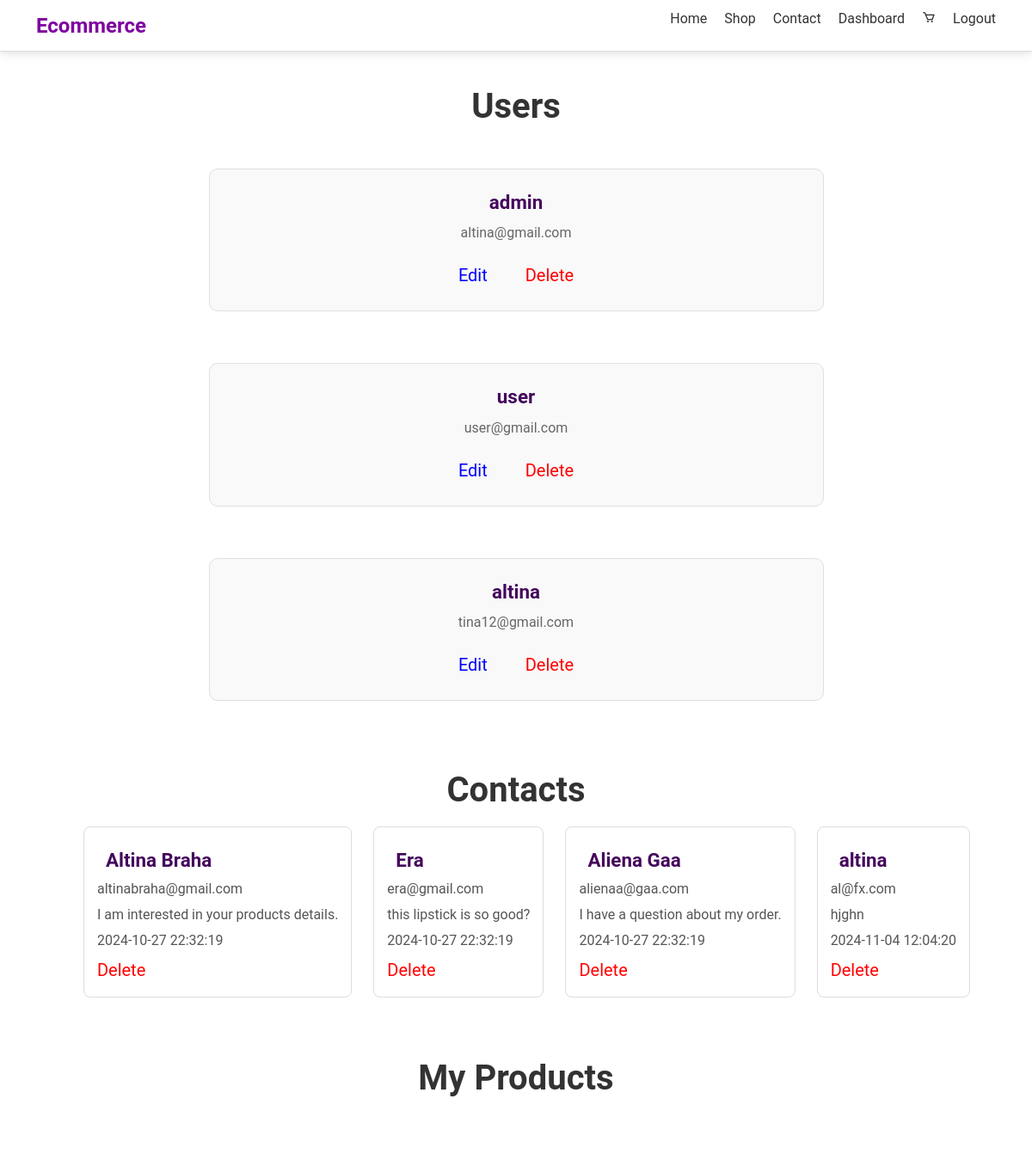
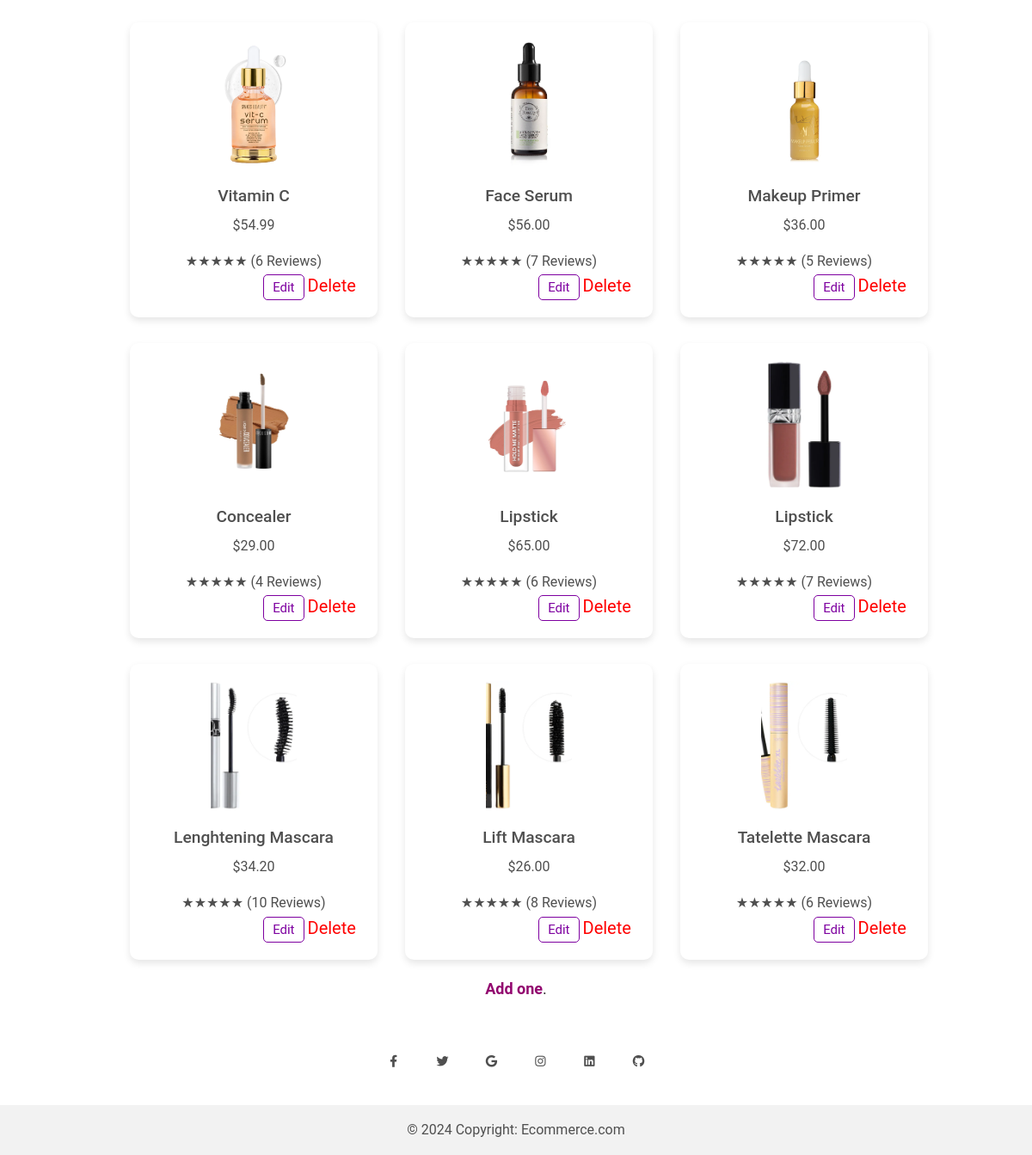
Before: /dashboard.php (signed in) with the older database file (2 pictures, top to bottom).
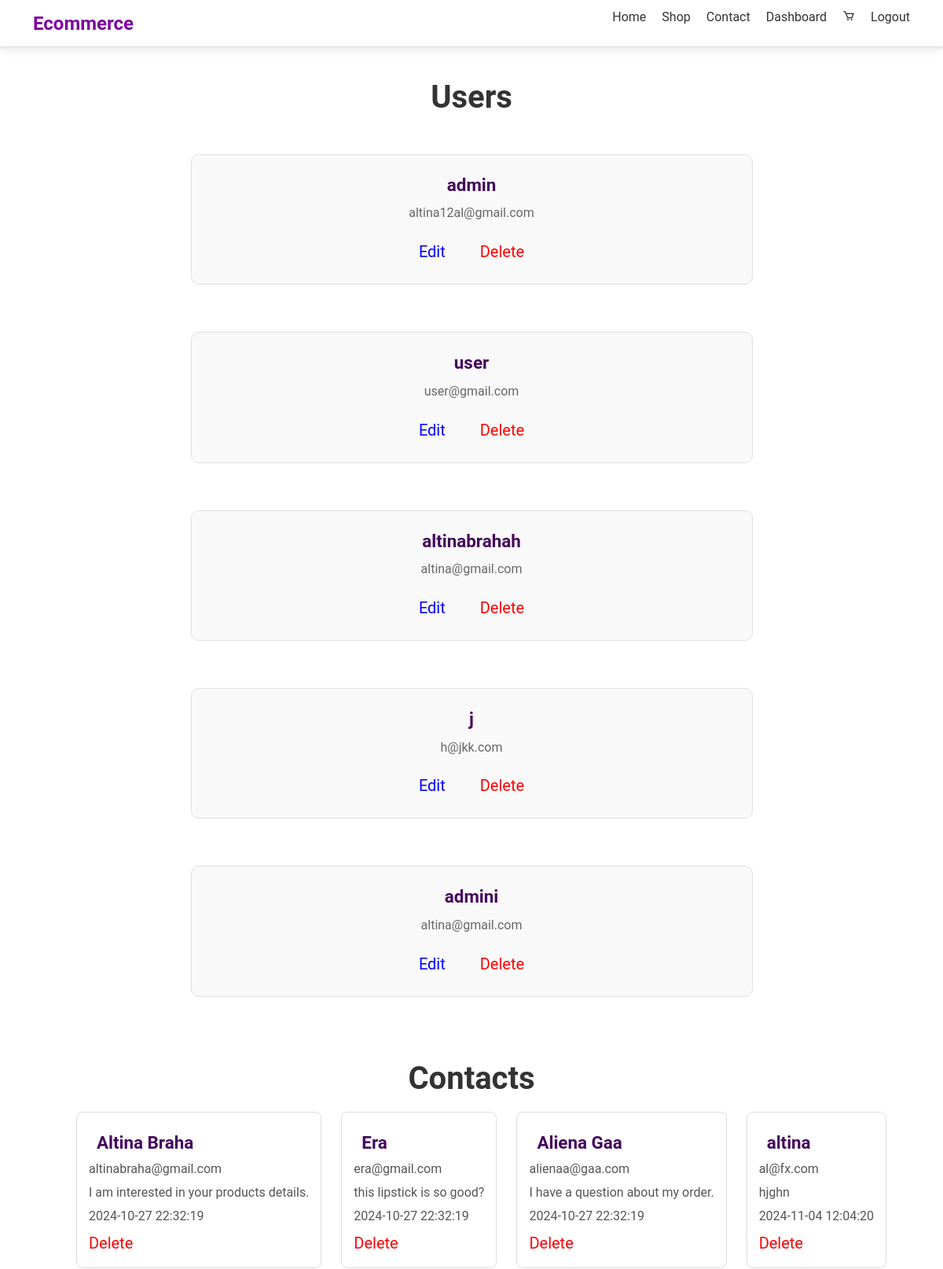
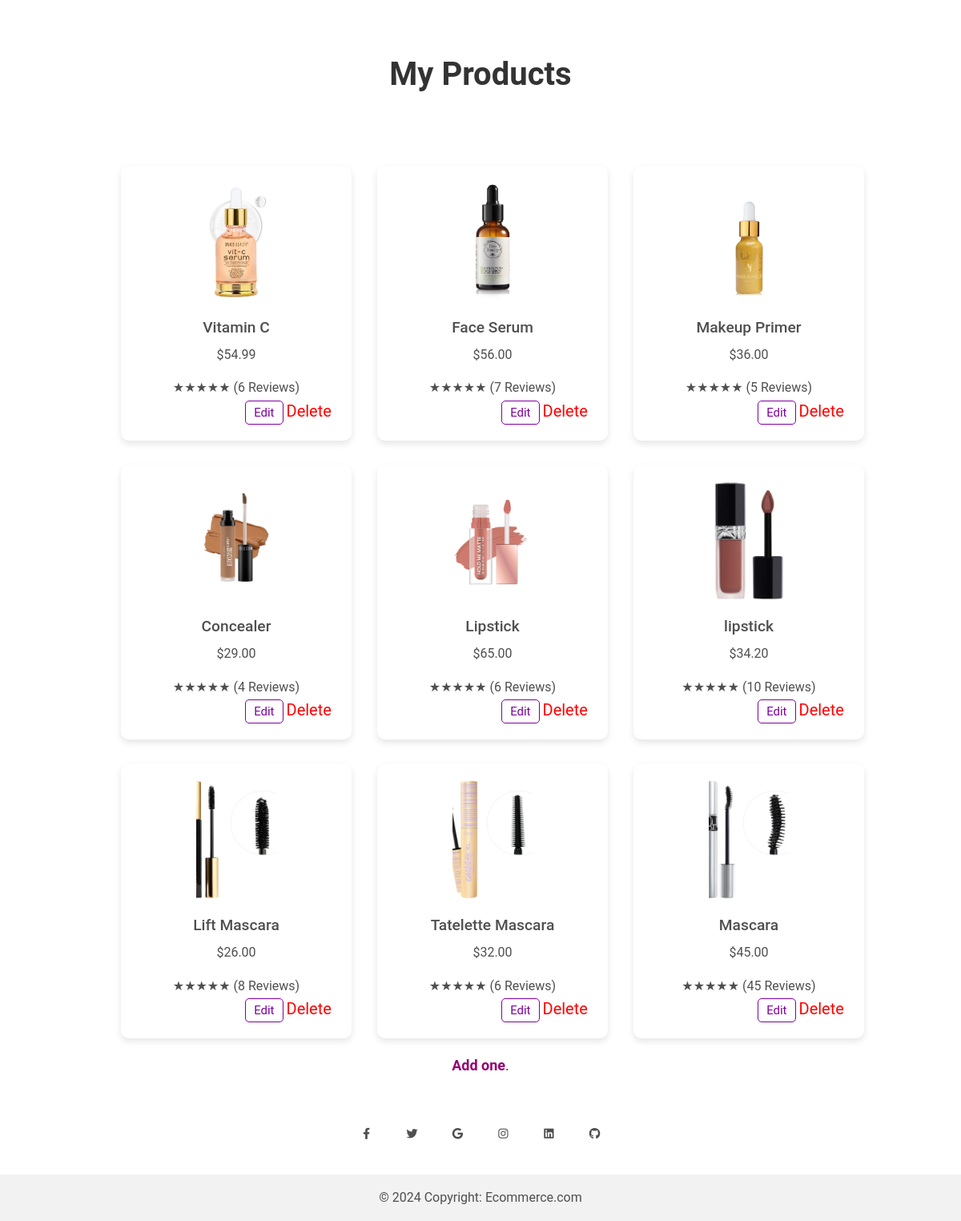
After: the same page with the newer database file (2 pictures, top to bottom).
### tables this page shows
CREATE TABLE `users` (
  `id` int(11) NOT NULL,
  `emri` varchar(255) NOT NULL,
  `username` varchar(255) NOT NULL,
  `email` varchar(255) NOT NULL,
  `password` varchar(255) NOT NULL,
  `confirm_password` varchar(255) NOT NULL,
  `is_admin` varchar(20) DEFAULT 'false'
);

CREATE TABLE `contactform` (
  `id` int(11) NOT NULL,
  `name` varchar(50) NOT NULL,
  `email` varchar(100) NOT NULL,
  `message` varchar(255) NOT NULL,
  `submission_date` datetime NOT NULL DEFAULT current_timestamp()
);

CREATE TABLE `products` (
  `id` int(11) NOT NULL,
  `name` varchar(50) NOT NULL,
  `description` varchar(255) NOT NULL,
  `price` decimal(10,2) NOT NULL,
  `reviews` int(11) NOT NULL,
  `img_url` varchar(255) NOT NULL,
  `user_id` int(11) DEFAULT NULL
);

### user.php (called while the page is built, shortened)
<?php
class User
{
    private $db;
    public function __construct($db)
    {
        $this->db = $db;
    }
    public function getAllUsers()
{
    $users = array();
    $stmt = $this->db->query("SELECT id, username, email FROM users");
    if ($stmt) {
        while ($row = $stmt->fetch(PDO::FETCH_ASSOC)) {
            $users[] = $row;
        }
    }
    return $users;
}
}
?>

### contactform.php (called while the page is built, shortened)
<?php
class ContactForm
{
    private $conn;
    public function __construct($dbConn) {
        $this->conn = $dbConn;
    }
    public function getAllContacts()
    {
        $sql = "SELECT * FROM contactform";
        $stmt = $this->conn->query($sql);
        if ($stmt->rowCount() > 0) {
            return $stmt->fetchAll(PDO::FETCH_ASSOC);
        } else {
            return array();
        }
    }
}
?>

### dashboard.php (the view, shortened to what this page needs)
<?php
    include('header.php');
    include("product.php");
    include("contactform.php");
    include('user.php');
    $user = new User($conn);
    $sql = "SELECT * FROM products";
    $selectProducts = $conn->prepare($sql);
    $selectProducts->execute();
    $contacts = new ContactForm($conn);
    $contact_entries = $contacts->getAllContacts();
    $products_data = $selectProducts->fetchAll();
    if ($_SESSION['is_admin'] === "true") {
                ?>
                <?php
        $allUsers = $user->getAllUsers();
        echo '<h1 class="titulli">Users</h1>';
        echo '<div class="all-users">';
        foreach ($allUsers as $currentUser):
            ?>
            <div class="permbajtja-dashboard">
                <h1 class="emri">
                    <?= $currentUser["username"] ?>
                </h1>
                <p class="permbajtja">
                    <?= $currentUser["email"] ?>
                </p>
                <div class="user-delete">
                <a href="?action=edit&user_id=<?= $currentUser['id'] ?>" class="editi">Edit</a>
                <a href="?action=delete&user_id=<?= $currentUser['id'] ?>" class="delete">Delete</a>
                </div>
            </div>
            <?php
        endforeach;
        echo'</div>';
    }
    if ($_SESSION['is_admin'] === 'true') {
        ?>
        <h1 class="titulli">Contacts</h1>
        <?php
        echo '<div class="all-users">';
        foreach ($contact_entries as $contacts):
            ?>
            <div class="contact">
                <h1 class="emri">
                    <?= $contacts["name"] ?>
                </h1>
                <p class="contactform">
                    <?= $contacts["email"] ?>
                </p>
                <p class="contactform">
                    <?= $contacts["message"] ?>
                </p>
                <p class="contactform">
                    <?= $contacts["submission_date"] ?>
                </p>
                <a href="?action=delete_contact&contact_id=<?= $contacts['id'] ?>" class="delete">Delete</a>
            </div>
            <?php
        endforeach;
        echo'</div>';
    }
    ?>
    <!DOCTYPE html>
    <html lang="en">
    <head>
        <link rel="stylesheet" href="style/dashboard.css">
    </head>
    <body>
            <h1 class="titulli">My Products</h1>
            <div class="product-container">
                <?php foreach ($products_data as $product): ?>
                    <div class="product-card">
                        <img src="<?= $product['img_url'] ?>" alt="<?= $product['name'] ?>">
                        <h3><?= $product['name'] ?></h3>
                        <p class="price">$<?= number_format($product['price'], 2) ?></p>
                        <div class="rating">
                            <span>★★★★★</span>
                            <span>(<?= $product['reviews'] ?> Reviews)</span>
                        </div>
                        <?php if ($_SESSION['is_admin'] === "true"): ?>
                            <div class="admin-actions">
                            <button onclick="openEditModal(<?= $product['id'] ?>, '<?= addslashes($product['name']) ?>', <?= $product['price'] ?>, <?= $product['reviews'] ?>, '<?= $product['img_url'] ?>')" class="edit-button">Edit</button>
                                <a href="?action=delete_product&product_id=<?= $product['id'] ?>" class="delete-button" style="color: red;">Delete</a>
                            </div>
                        <?php endif; ?>
                    </div>
                <?php endforeach; ?>
            </div>
            <div class="products">
                <?php if (!empty($user_products)): ?>
                    <?php foreach ($user_products as $product): ?>
                        <div class="imageshop">
                            <img class="imageshop-img" src="./images/<?= $product['image_path'] ?>" alt="<?= $product['product_name'] ?>">
                            <div class="underimg">
                                <p>
                                    <?= $product['product_name'] ?>
                                </p>
                                <p id="cmimi">$<?= $product['price'] ?></p>
                            </div>
                            <div class="butonat">
                                <a href="?action=delete_product&product_id=<?= $product['id'] ?>" class="delete-button"
                                    style="color: red; margin-right: 10px">Delete</a>
                                <button onclick="openModal(
                                            <?= $product['id'] ?>,
                                            '<?= $product['product_name'] ?>',
                                            <?= $product['price'] ?>,
                                            '<?= $product['image_path'] ?>'
                                        )" class="edit-button">Edit</button>
                                <a href="SingleProduct.php?product_id=<?= $product['id'] ?>" class="view-button">View</a>
                            </div>
                        </div>
                    <?php endforeach; ?>
                <?php else: ?>
                    <p id="hi"> <a href="add_product.php">Add one</a>.</p>
                <?php endif; ?>
            </div>
        <?php
        include("footer.php");
        ?>
    </body>
</html>

### header.php (shortened to what this page needs)
<!DOCTYPE html>
<html lang="en">
<head>
    <link rel="stylesheet" href="style/homepage.css">
    <link href='https://unpkg.com/boxicons@2.1.4/css/boxicons.min.css' rel='stylesheet'>
</head>
<body>
<nav class="navbar">
    <div class="container">
        <div class="logo">
            <a href="#">Ecommerce</a>
        </div>
        <ul class="nav-links">
            <?php
            if (isset($_SESSION['logged_in']) && $_SESSION['logged_in']) {
                $is_admin = $_SESSION['is_admin'];
                echo '<li><a href="homepage.php">Home</a></li>';
                echo '<li><a href="shop.php">Shop</a></li>';
                echo '<li><a href="contactus.php">Contact</a></li>';
                if ($is_admin === "true") {
                    echo '<li><a href="dashboard.php">Dashboard</a></li>';
                }
                echo '<li><a href="cart.php"><i class="bx bx-cart"></i></a></li>';
                echo '<li><a href="logout.php">Logout</a></li>';
            } else {
                echo '<li><a href="login.php">Sign In</a></li>';
            }
            ?>
        </ul>
    </div>
</nav>
</body>
</html>

### footer.php (shortened to what this page needs)
<!DOCTYPE html>
<html lang="en">
<head>
    <link
      href="https://cdnjs.cloudflare.com/ajax/libs/mdb-ui-kit/6.0.0/mdb.min.css"
      rel="stylesheet"
    />
    <link
      href="https://cdnjs.cloudflare.com/ajax/libs/font-awesome/6.0.0/css/all.min.css"
      rel="stylesheet"
    />
</head>
<body>
    <footer class="text-center bg-body-tertiary">
      <div class="container pt-4">
        <section class="mb-4">
          <a
            class="btn btn-link btn-floating btn-lg text-body m-1"
            href="#!"
            role="button"
            ><i class="fab fa-facebook-f"></i
          ></a>
          <a
            class="btn btn-link btn-floating btn-lg text-body m-1"
            href="#!"
            role="button"
            ><i class="fab fa-twitter"></i
          ></a>
          <a
            class="btn btn-link btn-floating btn-lg text-body m-1"
            href="#!"
            role="button"
            ><i class="fab fa-google"></i
          ></a>
          <a
            class="btn btn-link btn-floating btn-lg text-body m-1"
            href="#!"
            role="button"
            ><i class="fab fa-instagram"></i
          ></a>
          <a
            class="btn btn-link btn-floating btn-lg text-body m-1"
            href="#!"
            role="button"
            ><i class="fab fa-linkedin"></i
          ></a>
          <a
            class="btn btn-link btn-floating btn-lg text-body m-1"
            href="#!"
            role="button"
            ><i class="fab fa-github"></i
          ></a>
        </section>
      </div>
      <div class="text-center p-3" style="background-color: rgba(0, 0, 0, 0.05);">
        © 2024 Copyright:
        <a class="text-body" href="https://mdbootstrap.com/">Ecommerce.com</a>
      </div>
    </footer>
</body>
</html>

### style/homepage.css (style rules this page uses)
* { margin: 0; padding: 0; box-sizing: border-box; }
body { font-family: Arial, sans-serif; background-color: #f9f9f9; color: #333; }
.navbar { background-color: #fff; padding: 20px 0; border-bottom: 1px solid #ddd; }
.navbar .container { display: flex; justify-content: space-between; align-items: center; }
.navbar .logo a { font-size: 24px; font-weight: bold; text-decoration: none; color: #7e00a0; }
.navbar .nav-links { list-style-type: none; display: flex; gap: 20px; }
.navbar .nav-links li { display: inline; }
.navbar .nav-links li a { text-decoration: none; color: #333; font-size: 16px; transition: color 0.3s ease; }
.container { width: 90%; max-width: 1200px; margin: 0 auto; display: flex; flex-wrap: wrap; }
.btn { display: inline-block; background-color: #b607e2; color: white; padding: 10px 20px; text-decoration: none; border-radius: 5px; margin-top: 10px; }
.container { display: flex; flex-wrap: wrap; justify-content: center; max-width: 1200px; margin: 0 auto; }

### style/dashboard.css (style rules this page uses)
.titulli { font-weight: bold; text-align: center; margin-top: 40px; font-size: 40px; text-align: center; color: #333; }
.permbajtja-dashboard { width: 65%; margin: 30px; padding: 15px ; border: 1px solid #e0e0e0; border-radius: 10px; background-color: #f9f9f9; text-align: center; }
.delete { color: red; text-decoration: none; font-size: 20px; }
.all-users { display: flex; flex-direction: row; flex-wrap: wrap; padding: 10px 50px; justify-content: center; }
.emri { margin: 10px 10px; font-size: 20px; color: #333; }
.user-delete { text-decoration: none; padding: 10px 80px; text-align: center; }
.user-delete a { padding: 0 20px; text-decoration: none; font-size: 20px; }
.editi { color: blue; }
.delete { color: red; }
.permbajtja { margin: 10px 0; font-size: 16px; color: #666; }
.product-container { display: flex; justify-content: space-around; width: 80%; max-width: 1200px; }
.product-container { margin-top: 5%; margin-left: 135px; display: flex; flex-wrap: wrap; justify-content: space-around; width: 80%; max-width: 1200px; }
.product-card { background-color: white; padding: 20px; border-radius: 10px; box-shadow: 0 4px 8px rgba(0, 0, 0, 0.1); text-align: center; width: 30%; margin-top: 30px; }
.product-card img { width: 100px; height: 150px; object-fit: cover; margin-bottom: 20px; }
.product-card h3 { font-size: 1.2em; margin-bottom: 10px; }
.delete-button { text-decoration: none; font-size: 20px; }
.edit-button { border: 1px solid #7e00a0; border-radius: 5px; text-decoration: none; font-size: 15px; color: #7e00a0; margin-left: 130px; padding: 2px 10px; background-color: white; transition: background-color 0.3s, border-color 0.3s; }
#hi { font-size: 18px; color: #333; margin: 20px 0; text-align: center; }
#hi a { text-decoration: none; color: #92066f; font-weight: bold; transition: color 0.3s ease; }
.contact { padding: 15px; margin-bottom: 20px; background-color: #ffffff; margin-left: 25px; border: 1px solid #ddd; border-radius: 8px; transition: transform 0.2s ease; }
.emri { font-size: 1.4em; color: rgb(68, 7, 92); margin-bottom: 8px; font-weight: bold; }
.contactform { font-size: 1em; color: #555; margin: 6px 0; line-height: 1.5; }

Changed rows visible on the page:
removed users: username "altina", email "tina12@gmail.com"
removed products: img_url (picture), name "Lipstick", price "72.00", reviews "7"
changed users "admin": email "altina@gmail.com" → "altina12al@gmail.com"
added users: username "altinabrahah", email "altina@gmail.com"
added users: username "j", email "h@jkk.com"
added users: username "admini", email "altina@gmail.com"
changed products: img_url+name: a different picture; name "Lenghtening Mascara" → "lipstick"
added products: img_url (picture), name "Mascara", price "45.00", reviews "45"
